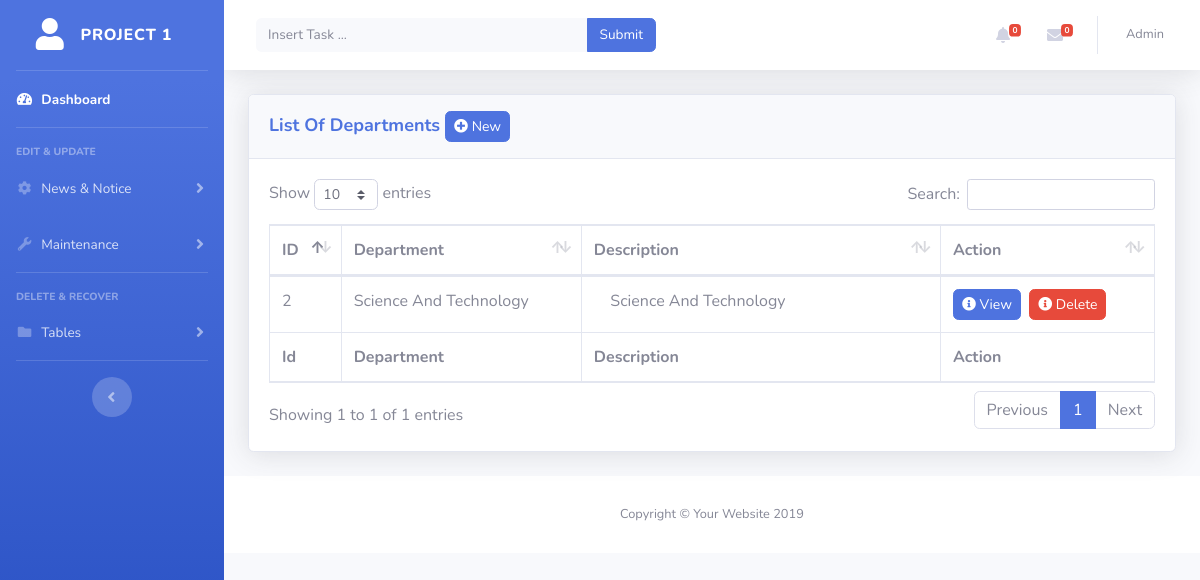
The page /admin_panel/setDepartment.php (signed in) on the database its author committed.
### tables this page shows
CREATE TABLE `department` (
  `dept_id` int(11) NOT NULL,
  `department_name` varchar(255) NOT NULL,
  `department_desc` longtext NOT NULL,
  `value` int(11) NOT NULL
);

### admin_panel/setDepartment.php (the view, shortened to what this page needs)
<?php include"includes/header.php";
?>
<div class="container-fluid">
  <div class="card shadow mb-4">
    <div class="card-header py-3">
       <h6 class="m-0 font-weight-bold text-primary" style="font-size:18px">List Of Departments <a href="#"  class="btn btn-primary btn-sm rounded" data-toggle="modal" data-target="#addDepartment">  <i class="fa fa-plus-circle fw-fa"></i> New</a></h6>
    </div>
    <div class="card-body">
      <div class="table-responsive">
        <table class="table table-bordered" id="dataTable" width="100%" cellspacing="0">
          <thead>
            <tr>
              <th>ID</th>
              <th>Department</th>
              <th>Description</th>
              <th>Action</th>
            </tr>
          </thead>
          <tfoot>
            <tr>
              <th>Id</th>
              <th>Department</th>
              <th>Description</th>
              <th>Action</th>
            </tr>
          </tfoot>
          <?php
          include"includes/config.php";
            $sql = "SELECT * FROM department where value=1";
            $result = mysqli_query($conn, $sql);
            $departments = mysqli_fetch_all($result, MYSQLI_ASSOC);
         ?>
         <?php foreach ($departments as $department): ?>
          <tbody>
            <tr>
                <td><?php echo $department['dept_id']; ?></td>
                <td><?php echo $department['department_name']; ?></td>
                <td><?php echo $department['department_desc']; ?></td>
              <td><a href="setSemester.php?id=<?php echo $department['dept_id']; ?>"  class="btn btn-primary btn-sm rounded" ><i class="fa fa-info-circle"></i> View</a>&nbsp;&nbsp;<a href="setSemester.php?delete=true&&id=<?php echo $department['dept_id']; ?>"  class="btn btn-danger btn-sm rounded" >  <i class="fa fa-info-circle"></i> Delete</a></td>
            </tr>
            </tbody>
        <?php endforeach; ?>
        </table>
      </div>
    </div>
  </div>
</div>
<?php include"includes/footer.php"; ?>

### rows shown on the page
department: dept_id "2", department_name "Science And Technology", department_desc "Science And Technology"
